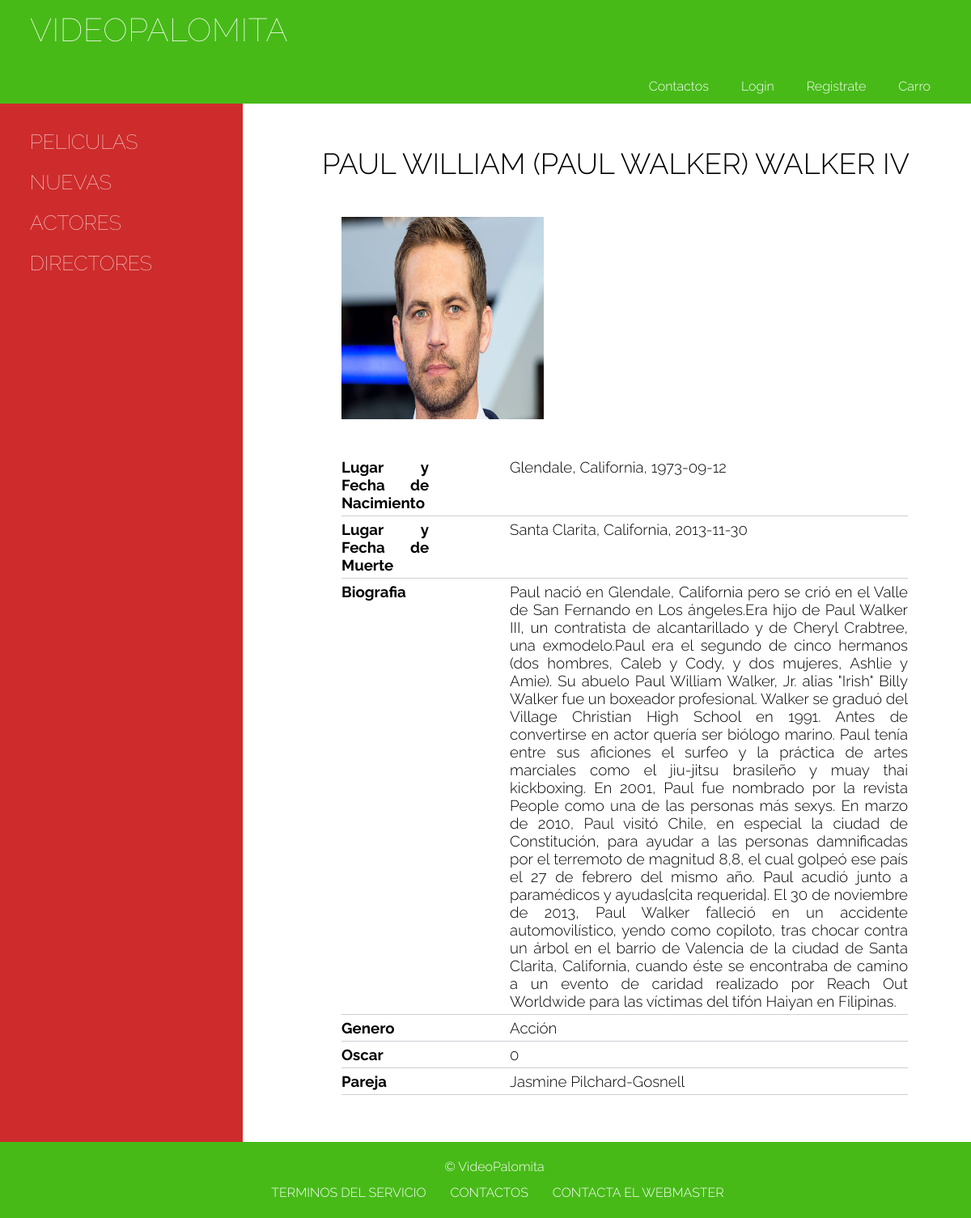
/index.php?page=list&sc=actores&art=1, run on the app's committed database.
### tables this page shows
CREATE TABLE IF NOT EXISTS `personaje` (
  `nombre` varchar(50) NOT NULL,
  `apellido` varchar(50) NOT NULL,
  `lugarNacimiento` varchar(50) NOT NULL,
  `fechaNacimiento` date NOT NULL,
  `lugarMuerte` varchar(50) NOT NULL,
  `fechaMuerte` date NOT NULL,
  `generoPelicula` varchar(50) NOT NULL,
  `biografia` text NOT NULL,
  `oscar` int(5) NOT NULL,
  `foto` text NOT NULL,
  `pareja` varchar(50) NOT NULL,
  `es_actor` tinyint(1) NOT NULL,
  `es_director` tinyint(1) NOT NULL,
  `code` int(5) NOT NULL
);

### php/Personaje.php (called while the page is built, shortened)
<?php
    class Personaje {
        private $nombre;
        private $apellido;
	private $lugarNacimiento;
        private $fechaNacimiento;
        private $lugarMuerte;
        private $fechaMuerte;
        private $generoPelicula;
        private $biografia;
        private $oscar;
        private $foto;
        private $pareja;
        public function __construct($nombre, $apellido, $lugarNacimiento, $fechaNacimiento, $lugarMuerte, $fechaMuerte, $generoPelicula, $biografia, $oscar, $foto, $pareja, $es_actor, $es_director, $code) {
            $this->nombre = $nombre;
            $this->apellido = $apellido;
            $this->lugarNacimiento = $lugarNacimiento;
            $this->fechaNacimiento = $fechaNacimiento;
            $this->lugarMuerte = $lugarMuerte;
            $this->fechaMuerte = $fechaMuerte;
            $this->generoPelicula = $generoPelicula;
            $this->biografia = $biografia;
            $this->oscar = $oscar;
            $this->foto = $foto;
            $this->pareja = $pareja;
        }
        public function getNombre() {
        return $this->nombre;
    }
    public function getApellido() {
        return $this->apellido;
    }
    public function getLugarNacimiento() {
        return $this->lugarNacimiento;
    }
    public function getFechaNacimiento() {
        return $this->fechaNacimiento;
    }
    public function getLugarMuerte() {
        return $this->lugarMuerte;
    }
    public function getFechaMuerte() {
        return $this->fechaMuerte;
    }
    public function getGeneroPelicula() {
        return $this->generoPelicula;
    }
    public function getBiografia() {
        return $this->biografia;
    }
    public function getOscar() {
        return $this->oscar;
    }
    public function getFoto() {
        return $this->foto;
    }
    public function getPareja() {
        return $this->pareja;
    }
}
?>

### php/art.php (the view, shortened to what this page needs)
<?php
if ($sc == 'peliculas' || $sc == 'nuevas') {
    $query = "SELECT * FROM pelicula WHERE code='$art'";
    $result = $mysqli->query($query);
    $row = $result->fetch_row();
    $var = new Pelicula($row[0], $row[1], $row[2], $row[3], $row[4], $row[5], $row[6], $row[7], $row[8], $row[9], $row[10]);
    $aux = 'peliculas';
    ?>        <div class="row">
        <h1><?php echo "{$var->getTitulo()}"; ?></h1>
    </div>
    <div>
        <div class="photo-article">
            <img class="img-art" src="<?php echo"{$var->getFoto()}" ?>" alt="<?php echo "{$var->getTitulo()}"; ?>">
        </div><!--
        --><div class="description-article">
            <h2> <?php echo "{$var->getPrecio()}"; ?> &#8364; </h2>
            <p><?php echo"Cod. articulo {$var->getCode()}" ?></p>
        </div><!--
        --><div class="cart-article">
        </div>
    </div>
    <div class='row bott'>
    <?php echo "{$var->getSinopsis()}" ?>
           <div>
                <table class="art-tab">
                    <tbody>
                        <tr>
                            <td><b>Titulo</b></td>
                            <td class='lf'><?php echo "{$var->getTitulo()}" ?></td>
                        </tr>
                        <tr>
                            <td><b>Director</b></td>
                            <td class='lf'><?php echo "{$var->getDirector()}" ?></td>
                        </tr>
                        <tr>
                            <td><b>Actores</b></td>
                            <td class='lf'><?php echo "{$var->getActores()}" ?></td>
                        </tr>
                        <tr>
                            <td><b>Duracion</b></td>
                            <td class='lf'><?php echo "{$var->getDuracion()}" ?></td>
                        </tr>
                        <tr>
                            <td><b>Año</b></td>
                            <td class='lf'><?php echo "{$var->getAnio()}" ?></td>
                        </tr>
                        <tr>
                            <td><b>Genero</b></td>
                            <td class='lf'><?php echo "{$var->getGenero()}" ?></td>
                        </tr>
                        <tr>
                            <td><b>Protagonista</b></td>
                            <td class='lf'><?php echo "{$var->getProtagonista()}" ?></td>
                        </tr>
                        <tr>
                            <td><b>Precio</b></td>
                            <td class='lf'><?php echo "{$var->getPrecio()}" ?></td>
                        </tr>
                </table>
                    </div>
                    </div>
    <?php
    $mysqli->close();
    ?><?php
            } else {
                $query = "SELECT * FROM personaje WHERE code='$art'";
                $result = $mysqli->query($query);
                $row = $result->fetch_row();
                $var = new Personaje($row[0], $row[1], $row[2], $row[3], $row[4], $row[5], $row[6], $row[7], $row[8], $row[9], $row[10], $row[11], $row[12], $row[13]);
                ?>
    <div class="row">
        <h1><?php echo "{$var->getNombre()} {$var->getApellido()}"; ?></h1>
    </div>
    <div>
        <div class="photo-article">
            <img class="img-art" src="<?php echo"{$var->getFoto()}" ?>">
        </div>
    </div>
    <div class='row bott'>
        <div>
                <table class="art-tab">
                        <tr>
                            <td><b>Lugar y Fecha de Nacimiento</b></td>
                            <td class='lf'><?php echo "{$var->getLugarNacimiento()}" ?>,
                            <?php echo "{$var->getFechaNacimiento()}" ?></td>
                        </tr>
                        <tr>
                            <td><b>Lugar y Fecha de Muerte</b></td>
                            <td class='lf'><?php echo "{$var->getLugarMuerte()}" ?>,
                            <?php echo "{$var->getFechaMuerte()}" ?></td>
                        </tr>
                        <tr>
                            <td><b>Biografia</b></td>
                            <td class='lf'><?php echo "{$var->getBiografia()}" ?></td>
                        </tr>
                        <tr>
                            <td><b>Genero</b></td>
                            <td class='lf'><?php echo "{$var->getGeneroPelicula()}" ?></td>
                        </tr>
                        <tr>
                            <td><b>Oscar</b></td>
                            <td class='lf'><?php echo "{$var->getOscar()}" ?></td>
                        </tr>
                        <tr>
                            <td><b>Pareja</b></td>
                            <td class='lf'><?php echo "{$var->getPareja()}" ?></td>
                        </tr>
                </table>
            </div>
            </div>
            <?php } ?>

### assets/stylesheet/main.css (style rules this page uses)
html, body, div, span, applet, object, iframe, h1, h2, h3, h4, h5, h6, p, blockquote, pre, a, abbr, acronym, address, big, cite, code, del, dfn, em, img, ins, kbd, q, s, samp, small, strike, strong, sub, sup, tt, var, b, u, i, center, dl, dt, dd, ol, ul, li, fieldset, form, label, legend, table, caption, tbody, tfoot, thead, tr, th, td, article, aside, canvas, details, embed, figure, figcaption, footer, header, hgroup, menu, nav, output, ruby, section, summary, time, mark, audio, video { margin: 0; padding: 0; border: 0; font-size: 100%; font: inherit; vertical-align: baseline; }
body { line-height: 1; }
table { border-collapse: collapse; border-spacing: 0; }
*, *:before, *:after { -webkit-box-sizing: border-box; -moz-box-sizing: border-box; box-sizing: border-box; }
body { background: #ce2c2c; font: 300 16px/22px "Raleway", "Georgia", "Open Sans", "Helvetica Neue", Helvetica, Arial, sans-serif; }
h1, h2, h3, h4 { color: black; }
h1, h3, h4, h5, p { margin-bottom: 22px; margin-left: 22px; }
h1 { font-size: 36px; line-height: 44px; }
b { font-weight: bold; }
.img-art { width: 250px; height: 250px; }
.photo-article { padding: 0 15px 15px 100px; float: left; display: inline-block; }
.row { padding: 22px 0 22px 0; text-align: center; }
.row h1 { text-transform: uppercase; }
.art-tab td { font-size: 14pt; padding-top: 5px; padding-bottom: 5px; border-bottom: 1px solid #cecfd5; }
.lf { padding-left: 100px; }
.bott { margin: 0 56px 0 100px; display: inline-block; text-align: justify; }

### data on the page
personaje: nombre "PAUL WILLIAM (PAUL WALKER)", apellido "WALKER IV", lugarNacimiento "Glendale, California", fechaNacimiento "1973-09-12", lugarMuerte "Santa Clarita, California", fechaMuerte "2013-11-30", biografia "Paul nació en Glendale, California pero se crió en el Valle de San Fernando en Los ángeles.Era hijo de Paul Walker III, un contratista de alcantarillado y de Cheryl Crabtree, una exmodelo.Paul era el segundo de cinco hermanos (dos hombres, Caleb y Cody, y dos mujeres, Ashlie y Amie). Su abuelo Paul William Walker, Jr. alias \"Irish\" Billy Walker fue un boxeador profesional. Walker se graduó del Village Christian High School en 1991. Antes de convertirse en actor quería ser biólogo marino. Paul tenía entre sus aficiones el surfeo y la práctica de artes marciales como el jiu-jitsu brasileño y muay thai kickboxing. En 2001, Paul fue nombrado por la revista People como una de las personas más…", generoPelicula "Acción", oscar "0", pareja "Jasmine Pilchard-Gosnell"
